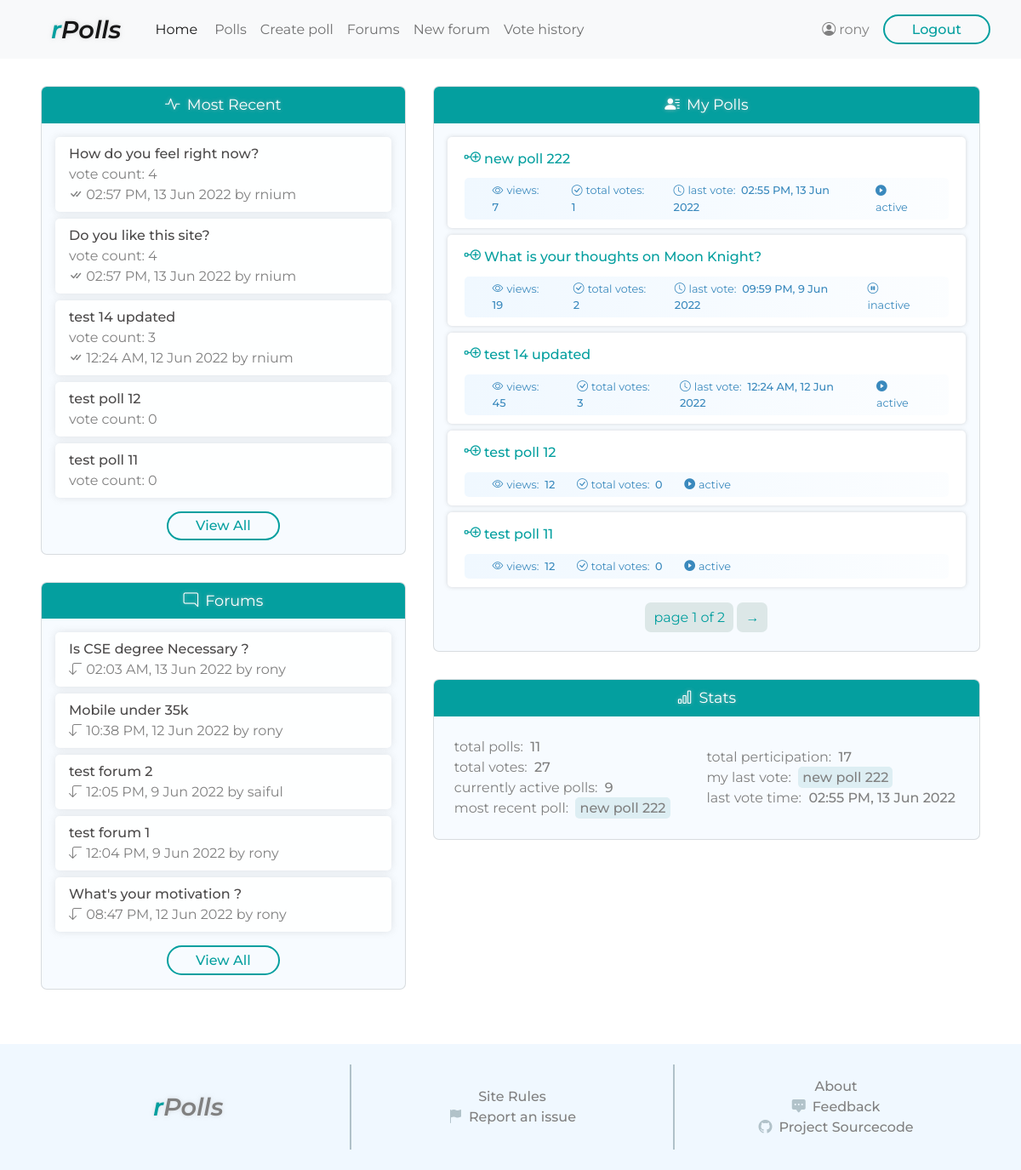
The page /polls/ (signed in) on the database its author committed.
### polls/models.py (models this page shows, shortened)
class Poll(models.Model):
    title = models.CharField(max_length=250)
    banner = models.ImageField(upload_to='polls/images/', default='polls/images/default.jpg')
    author = models.ForeignKey(User, on_delete=models.CASCADE, related_name='poll')
    public = models.BooleanField(default=True)
    active = models.BooleanField(default=True)
    visible = models.BooleanField(default=True)
    added = models.DateTimeField(auto_now_add=True)
    views = models.IntegerField(default=0)

class Vote(models.Model):
    choice = models.ForeignKey(Choice, on_delete=models.CASCADE, related_name='choicevote')
    poll = models.ForeignKey(Poll, on_delete=models.CASCADE, related_name='pollvote')
    voter = models.ForeignKey(User, on_delete=models.CASCADE, related_name='uservote')
    vote_time = models.DateTimeField(auto_now_add=True)
    vote_update_time = models.DateTimeField(auto_now=True)

### forums/models.py (models this page shows, shortened)
class ForumTopic(models.Model):
    title = models.CharField(max_length=250)
    author = models.ForeignKey(User, on_delete=models.CASCADE, related_name='forum')
    active = models.BooleanField(default=True)
    locked = models.BooleanField(default=False)
    added = models.DateTimeField(auto_now_add=True)
    views = models.IntegerField(default=0)

class Post(models.Model):
    post_text = models.TextField()
    forum = models.ForeignKey(ForumTopic, on_delete=models.CASCADE, related_name='forumpost')
    post_author = models.ForeignKey(User, on_delete=models.CASCADE, related_name='userpost')
    added = models.DateTimeField()
    updated = models.DateTimeField()

### polls/views.py (the view)
# urls.py: path('', views.pollshomepage, name='index'),
@login_required()
def pollshomepage(request):
    username = request.user.username
    recentpolls_context = get_polls_panel_context(request)
    recentforums_context = get_forum_panel_context(request)
    recentpolls_user = Poll.objects.filter(author=request.user, visible=True).order_by('-added')
    recentpolls_user_context = []
    paginator_context = dict()
    if recentpolls_user.count() > 0:
        paginator = Paginator(recentpolls_user, 5)
        page_no = request.GET.get('page')
        pollspage = paginator.get_page(page_no)
        for poll in pollspage:
            poll_id = poll.id
            poll_title = poll.title
            poll_views = poll.views
            active_status = poll.active
            try:
                vote_count = poll.pollvote.count()
                lastVote = poll.pollvote.latest('vote_time')
            except Vote.DoesNotExist:
                unit_context = {'poll_id': poll_id, 'poll_views': poll_views, 'active_status': active_status,
                                'poll_title': poll_title, 'vote_count': 0}
                recentpolls_user_context.append(unit_context)
                continue
            last_vote_time = lastVote.vote_time
            unit_context = {'poll_id': poll_id, 'poll_title': poll_title, 'vote_count': vote_count, 'poll_views': poll_views,
                            'active_status': active_status, 'last_vote_time': last_vote_time}
            recentpolls_user_context.append(unit_context)
        current_page = pollspage.number
        total_page = pollspage.paginator.num_pages
        has_more_page = pollspage.has_previous() or pollspage.has_next()
        has_prev = pollspage.has_previous()
        has_next = pollspage.has_next()
        next_page_num = current_page + 1
        prev_page_num = current_page - 1
        paginator_context = {'current_page': current_page, 'total_page': total_page, 'has_more_page': has_more_page,
                                    'has_prev': has_prev, 'has_next': has_next, 'next_page_num': next_page_num, 'prev_page_num': prev_page_num}
    stat_context = dict()
    try:
        userCreatedPolls = Poll.objects.filter(author=request.user)
        user_vote_gain = 0
        for userpoll in userCreatedPolls:
            pollVotes = userpoll.pollvote.count()
            user_vote_gain += pollVotes
        stat_context['user_vote_gain'] = user_vote_gain
    except:
        pass
    try:
        stat_context['user_created_active_polls'] = Poll.objects.filter(author=request.user, active=True).count()
        stat_context['user_created_poll_nums'] = userCreatedPolls.count()
    except:
        pass
    try:
        recentPoll = Poll.objects.filter(author=request.user).order_by('-added')[0]
        stat_context['recent_poll_id'] = recentPoll.id
        stat_context['recent_poll_title'] = recentPoll.title
    except:
        pass
    try:
        userVotes = Vote.objects.filter(voter=request.user).order_by('-vote_time')
        stat_context['users_vote_count'] = userVotes.count()
        userLastVote = userVotes[0]
        stat_context['user_last_vote_time'] = userLastVote.vote_time
        stat_context['user_last_vote_poll_id'] = userLastVote.poll.id
        stat_context['user_last_vote_poll_title'] = userLastVote.poll.title
    except:
        pass
    return render(request, 'polls/index.html', context={'recentpolls': recentpolls_context, 'forums': recentforums_context,
                                                        'recentpolls_user': recentpolls_user_context, 'username':username,
                                                        'paginator': paginator_context, 'stat': stat_context})

### polls/templates/polls/index.html (shortened to what this page needs)
<!DOCTYPE html>
<html lang="en">
<head>
    <link href="https://cdn.jsdelivr.net/npm/bootstrap@5.1.3/dist/css/bootstrap.min.css" rel="stylesheet">
    {% load static %}
    <link rel="stylesheet" href="{% static 'style.css' %}">
</head>
<body>
    <header>
        <nav class="navbar navbar-expand-lg navbar-light bg-light">
            <div class="container-fluid">
              <a class="navbar-brand ms-5 pe-3" href="{% url 'homepage' %}"><span class="r">r</span>Polls</a>
              <div class="collapse navbar-collapse" id="navbarSupportedContent">
                <ul class="navbar-nav me-auto mb-2 mb-lg-0">
                  <li class="nav-item me-1">
                    <a class="nav-link active" aria-current="page" href="{% url 'homepage' %}">Home</a>
                  </li>
                  <li class="nav-item">
                    <a class="nav-link" href="{% url 'polls:browse' %}">Polls</a>
                  </li>
                  <li class="nav-item">
                    <a class="nav-link" href="{% url 'polls:create_poll' %}">Create poll</a>
                  </li>
                  <li class="nav-item">
                    <a class="nav-link" href="{% url 'forums:forum_all' %}">Forums</a>
                  </li>
                  <li class="nav-item">
                    <a class="nav-link" href="{% url 'forums:forum_create' %}">New forum</a>
                  </li>
                  <li class="nav-item">
                    <a class="nav-link" href="{% url 'polls:votes_history' %}">Vote history</a>
                  </li>
                </ul>
                <div class="account d-flex me-4">
                    <div class="profile d-flex my-auto me-3">
                        <i class="bi bi-person-circle"></i>
                        <span class="username-viewonly ms-1">{{ username }}</span>
                    </div>
                    <form action="{% url 'logout' %}" method="POST"> {% csrf_token %}
                        <input type="submit" class="btn-1" value="Logout">
                    </form>
                </div>
              </div>
            </div>
          </nav>
    </header>
    <div class="main-container">
        <div class="left-col">
            <div class="recent-polls card">
                <div class="heading">
                    <span class="icon me-1"><i class="bi bi-activity"></i></span>
                    <span class="title">Most Recent</span>
                </div>
                <div class="content">
                    {% for poll in recentpolls %}
                    <div class="poll-item">
                        <a class="poll-title" href="{% url 'polls:polldetails' poll.poll_id %}">{{ poll.poll_title }}</a>
                        <div class="count">
                            <span class="label">vote count:&nbsp;</span><span class="value">{{ poll.vote_count }}</span>
                        </div>
                        {% if poll.vote_count%}
                        <div class="last-vote">
                            <span class="label"><i class="bi bi-check-all"></i></span>
                            <span class="date">{{ poll.last_vote_time|date:"h:i A, j M o" }}</span>
                            <span class="user">by {{ poll.last_vote_voter }}</span>
                        </div>
                        {% endif %}
                    </div>
                    {% endfor %}
                    <a href="{% url 'polls:browse' %}" class="btn-1 link-btn">View All</a>
                </div>
            </div>
            <div class="community-forum card">
                <div class="heading">
                    <span class="icon me-1"><i class="bi bi-chat-right"></i></span>
                    <span class="title">Forums</span>
                </div>
                <div class="content">
                    {% for forum in forums %}
                    <div class="forum-post">
                        <a class="post-title" href="{% url 'forums:forum_detail' forum.forum_id %}">{{ forum.forum_title }}</a>
                        <div class="last-post">
                            <span class="label"><i class="bi bi-arrow-90deg-down"></i></span>
                            <span class="date">{{ forum.last_post_time|date:"h:i A, j M o" }}</span>
                            <span class="user">by {{ forum.last_post_user }}</span>
                        </div>
                    </div>
                    {% endfor %}
                    <a href="{% url 'forums:forum_all' %}" class="btn-1 link-btn">View All</a>
                </div>
            </div>
        </div>
        <div class="right-col">
            <div class="my-polls card">
                <div class="heading">
                    <span class="icon me-1"><i class="bi bi-person-lines-fill"></i></span>
                    <span class="title">My Polls</span>
                </div>
                {% if recentpolls_user %}
                <div class="content">
                    {% for poll in recentpolls_user %}
                    <div class="poll-item">
                        <div class="title">
                            <i class="bi bi-node-plus me-1"></i><a href="{% url 'polls:polldetails' poll.poll_id %}">{{ poll.poll_title }}</a>
                        </div>
                        <div class="stat">
                            <div class="views si">
                                <span class="label"><i class="bi bi-eye me-1"></i>views:&nbsp;</span>
                                <span class="value">{{ poll.poll_views }}</span>
                            </div>
                            <div class="votes si">
                                <span class="label"><i class="bi bi-check-circle me-1"></i>total votes:&nbsp;</span>
                                <span class="value">{{ poll.vote_count }}</span>
                            </div>
                            {% if poll.vote_count %}
                            <div class="votes si">
                                <span class="label"><i class="bi bi-clock me-1"></i>last vote:&nbsp;</span>
                                <span class="value">{{ poll.last_vote_time|date:"h:i A, j M o" }}</span>
                            </div>
                            {% endif %}
                            <div class="votes si">
                                {% if poll.active_status %}
                                <span class="label"><i class="bi bi-play-circle-fill me-1"></i>active</span>
                                {% else %}
                                <span class="label"><i class="bi bi-pause-circle me-1"></i>inactive</span>
                                {% endif %}
                            </div>
                        </div>
                    </div>
                    {% endfor %}
                </div>
                {% if paginator.has_more_page %}
                <div class="paginator">
                    <div class="inner">
                        <ul>
                            <li>page {{ paginator.current_page }} of {{ paginator.total_page }}</li>
                            {% if paginator.has_next %}<a href="?page={{ paginator.next_page_num }}"><li>&#8594;</li></a>{% endif %}
                        </ul>
                    </div>
                </div>
                {% endif %}
                {% else %}
                <div class="no-content">
                    <div><i class="bi bi-exclamation-lg"></i></div>
                    <div class="info">You have no polls yet</div>
                </div>
                {% endif %}
            </div>
            <div class="my-stats card">
                <div class="heading">
                    <span class="icon me-1"><i class="bi bi-bar-chart"></i></span>
                    <span class="title">Stats</span>
                </div>
                <div class="content">
                    <div class="stat">
                        <div class="stat-left-col">
                            <div class="s-item">
                                <span class="label">total polls:&nbsp;</span>
                                <span class="value">{{ stat.user_created_poll_nums }}</span>
                            </div>
                            <div class="s-item">
                                <span class="label">total votes:&nbsp;</span>
                                <span class="value">{{ stat.user_vote_gain }}</span>
                            </div>
                            <div class="s-item">
                                <span class="label">currently active polls:&nbsp;</span>
                                <span class="value">{{ stat.user_created_active_polls }}</span>
                            </div>
                            <div class="s-item">
                                <span class="label">most recent poll:&nbsp;</span>
                                {% if stat.recent_poll_id %}
                                <span class="value"><a href="{% url 'polls:polldetails' stat.recent_poll_id %}">{{ stat.recent_poll_title|truncatechars:20 }}</a></span>
                                {% else %}
                                <span class="value">no poll</span>
                                {% endif %}
                            </div>
                        </div>
                        <div class="stat-right-col">
                            <div class="s-item">
                                <span class="label">total perticipation:&nbsp;</span>
                                <span class="value">{{ stat.users_vote_count }}</span>
                            </div>
                            <div class="s-item">
                                <span class="label">my last vote:&nbsp;</span>
                                {% if stat.user_last_vote_poll_id %}
                                <span class="value"><a href="{% url 'polls:polldetails' stat.user_last_vote_poll_id %}">{{ stat.user_last_vote_poll_title|truncatechars:20 }}</a></span>
                                {% else %}
                                <span class="value">no vote</span>
                                {% endif %}
                            </div>
                            <div class="s-item">
                                <span class="label">last vote time:&nbsp;</span>
                                <span class="value">{{ stat.user_last_vote_time|date:"h:i A, j M o"|default:'N/A' }}</span>
                            </div>
                        </div>
                    </div>
                </div>
            </div>
        </div>
    </div>
    <footer>
        <div class="upper">
            <div class="col-1">
                <div class="site-name">
                    <span class="r">r</span>Polls</a>
                </div>
            </div>
            <div class="vl"></div>
            <div class="col-2">
                <a href="{% url 'rules' %}">Site Rules</a>
                <a href="{% url 'issue' %}"><i class="bi bi-flag-fill"></i>Report an issue</a>
            </div>
            <div class="vl"></div>
            <div class="col-3">
                <a href="{% url 'about' %}">About</a>
                <a href="{% url 'feedback' %}"><i class="bi bi-chat-square-dots-fill"></i>Feedback</a>
                <a href="{% url 'sourcecode' %}"><i class="bi bi-github"></i>Project Sourcecode</a>
            </div>
        </div>
    </footer>
</body>
</html>

### rows shown on the page
Poll: poll_title "test poll 12", poll_title "test poll 12"
Poll: poll_title "test poll 11", poll_title "test poll 11"
Poll: poll_title "new poll 222", recent_poll_title "new poll 222", user_last_vote_poll_title "new poll 222"
Vote: last_vote_time "02:55 PM, 13 Jun 2022", user_last_vote_time "02:55 PM, 13 Jun 2022"
Poll: poll_title "What is your thoughts on Moon Knight?"
Vote: last_vote_time "09:59 PM, 9 Jun 2022"
Poll: poll_title "test 14 updated"
Vote: last_vote_time "12:24 AM, 12 Jun 2022"

### other values the page prints
{{ username }} "rony"
{{ poll.poll_title }} "How do you feel right now?"
{{ poll.vote_count }} "4"
{{ poll.last_vote_time|date:"h:i A, j M o" }} "02:57 PM, 13 Jun 2022"
{{ poll.last_vote_voter }} "rnium"
{{ poll.poll_title }} "Do you like this site?"
{{ poll.poll_title }} "test 14 updated"
{{ poll.vote_count }} "3" "0" "0"
{{ poll.last_vote_time|date:"h:i A, j M o" }} "12:24 AM, 12 Jun 2022"
{{ forum.forum_title }} "Is CSE degree Necessary ?"
{{ forum.last_post_time|date:"h:i A, j M o" }} "02:03 AM, 13 Jun 2022"
{{ forum.last_post_user }} "rony"
{{ forum.forum_title }} "Mobile under 35k"
{{ forum.last_post_time|date:"h:i A, j M o" }} "10:38 PM, 12 Jun 2022"
{{ forum.forum_title }} "test forum 2"
